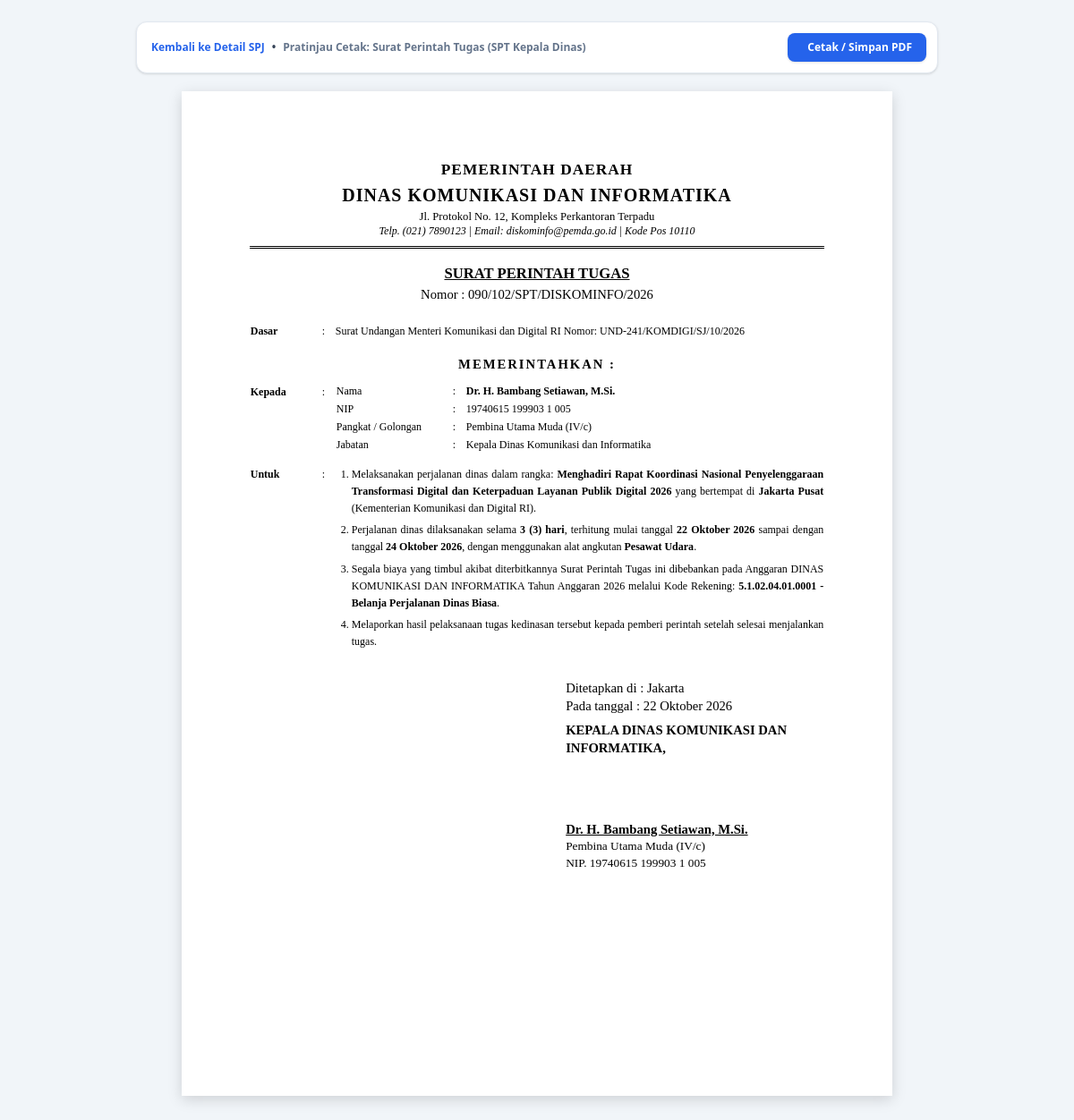
Page /spj/1/cetak/spt (signed in) on the earlier database version.
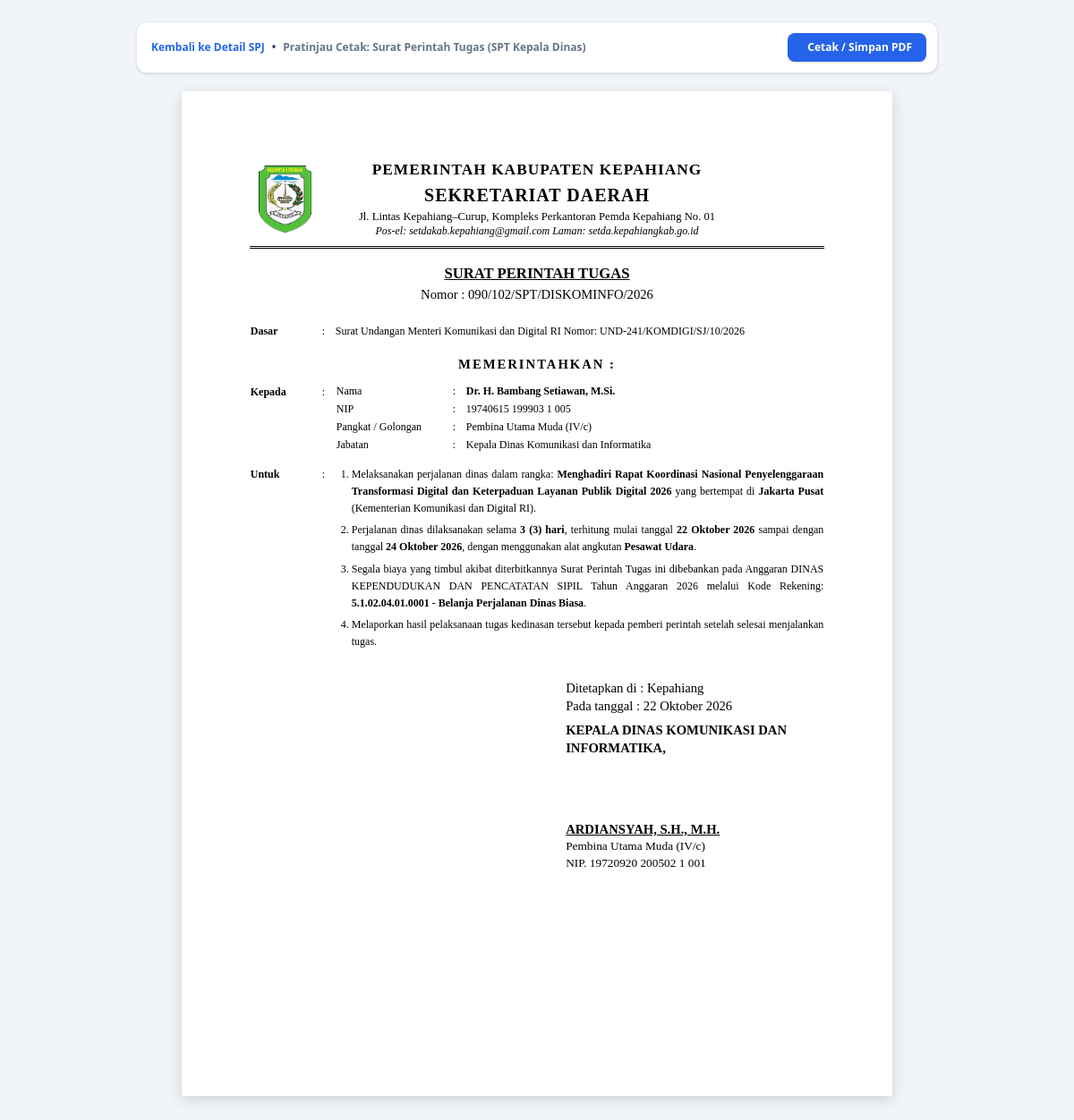
Same page on the later database version.
### tables this page shows
CREATE TABLE settings (
        key TEXT PRIMARY KEY,
        value TEXT NOT NULL
    );

CREATE TABLE spj (
        id INTEGER PRIMARY KEY AUTOINCREMENT,
        nomor_spt TEXT,
        nomor_sppd TEXT,
        jenis_spt TEXT DEFAULT 'staf', -- 'kadis' or 'staf'
        tujuan TEXT NOT NULL,
        instansi_tujuan TEXT,
        maksud TEXT NOT NULL,
        dasar_hukum TEXT,
        tanggal_berangkat DATE NOT NULL,
        tanggal_pulang DATE NOT NULL,
        lama_hari INTEGER DEFAULT 1,
        tempat_berangkat TEXT DEFAULT 'Tempat Kedudukan',
        angkutan TEXT DEFAULT 'Pesawat Udara',
        mata_anggaran TEXT DEFAULT '5.1.02.04.01.0001 (Belanja Perjalanan Dinas Biasa)',
        status TEXT DEFAULT 'Draft', -- 'Draft', 'Disetujui', 'Selesai'
        created_at TIMESTAMP DEFAULT CURRENT_TIMESTAMP,
        updated_at TIMESTAMP DEFAULT CURRENT_TIMESTAMP
    );

CREATE TABLE spj_peserta (
        id INTEGER PRIMARY KEY AUTOINCREMENT,
        spj_id INTEGER NOT NULL,
        nama TEXT NOT NULL,
        nip TEXT,
        pangkat_golongan TEXT,
        jabatan TEXT,
        urutan INTEGER DEFAULT 1,
        FOREIGN KEY (spj_id) REFERENCES spj (id) ON DELETE CASCADE
    );

### app.py (the view)
@app.route('/spj/<int:spj_id>/cetak/spt')
@login_required
def cetak_spt(spj_id):
    conn = get_db()
    spj = conn.execute('SELECT * FROM spj WHERE id = ?', (spj_id,)).fetchone()
    peserta = conn.execute('SELECT * FROM spj_peserta WHERE spj_id = ? ORDER BY urutan ASC', (spj_id,)).fetchall()
    conn.close()
    s = get_settings()
    return render_template('print/spt_print.html', spj=spj, peserta=peserta, s=s)

### app.py (called while the page is built, shortened)
def get_kop(s, jenis_spt='staf'):
    if jenis_spt == 'kadis':
        return {
            'logo': s.get('kop_kadis_logo', ''),
            'instansi_induk': s.get('kop_kadis_instansi_induk') or s.get('instansi_nama_induk', 'PEMERINTAH DAERAH'),
            'instansi_nama': s.get('kop_kadis_instansi_nama') or s.get('instansi_nama', 'DINAS KOMUNIKASI DAN INFORMATIKA'),
            'alamat': s.get('kop_kadis_alamat') or s.get('instansi_alamat', ''),
            'kontak': s.get('kop_kadis_kontak') or s.get('instansi_kontak', ''),
            'kota': s.get('kop_kadis_kota') or s.get('instansi_kota', '')
        }

@app.context_processor
def inject_pegawai_list():
    return dict(pegawai_list=get_pegawai_list())

def login_required(f):
    @wraps(f)
    def decorated_function(*args, **kwargs):
        if 'user_id' not in session:
            flash('Silakan masuk (login) terlebih dahulu untuk mengakses sistem.', 'warning')
            return redirect(url_for('login', next=request.url))
        return f(*args, **kwargs)
    return decorated_function

### database.py (called while the page is built)
def get_db():
    conn = sqlite3.connect(DB_PATH)
    conn.row_factory = sqlite3.Row
    return conn

def get_pegawai_list():
    conn = get_db()
    rows = conn.execute('SELECT * FROM pegawai ORDER BY id ASC').fetchall()
    conn.close()
    return rows

def get_settings():
    conn = get_db()
    rows = conn.execute('SELECT key, value FROM settings').fetchall()
    conn.close()
    return {r['key']: r['value'] for r in rows}

### helpers.py (called while the page is built)
def format_tanggal(val):
    if not val:
        return "-"
    try:
        if isinstance(val, str):
            dt = datetime.datetime.strptime(val.strip(), "%Y-%m-%d")
        else:
            dt = val
        return f"{dt.day} {BULAN_INDONESIA.get(dt.month, '')} {dt.year}"
    except Exception:
        return str(val)

### templates/print/spt_print.html (shortened to what this page needs)
<!DOCTYPE html>
<html lang="id">
<head>
    <link rel="stylesheet" href="{{ url_for('static', filename='css/print.css') }}">
    <script src="https://cdn.tailwindcss.com"></script>
</head>
<body class="bg-slate-100 py-6">
    <div class="no-print max-w-4xl mx-auto mb-4 flex items-center justify-between bg-white p-3 rounded-xl shadow border border-slate-200">
        <div class="flex items-center gap-2 text-xs font-semibold text-slate-700">
            <a href="{{ url_for('spj_detail', spj_id=spj.id) }}" class="text-blue-600 hover:underline flex items-center gap-1">
                 Kembali ke Detail SPJ
            </a>
            <span>•</span>
            <span class="text-slate-500">Pratinjau Cetak: Surat Perintah Tugas (SPT {% if spj.jenis_spt == 'kadis' %}Kepala Dinas{% else %}Staf{% endif %})</span>
        </div>
        <div class="flex items-center gap-2">
            <button onclick="window.print()" class="px-4 py-2 bg-blue-600 hover:bg-blue-700 text-white rounded-lg text-xs font-bold shadow flex items-center gap-1.5">
                <span>Cetak / Simpan PDF</span>
            </button>
        </div>
    </div>
    <div class="printable-sheet naskah-dinas">
        {% include 'print/_kop_surat.html' %}
        <div class="judul-dokumen">SURAT PERINTAH TUGAS</div>
        <div class="nomor-dokumen">Nomor : {{ spj.nomor_spt }}</div>
        <table class="w-full mb-4 text-xs" style="line-height: 1.6;">
            <tr>
                <td style="width: 80px; vertical-align: top; font-weight: bold;">Dasar</td>
                <td style="width: 15px; vertical-align: top;">:</td>
                <td style="vertical-align: top; text-align: justify;">
                    {{ spj.dasar_hukum or (s.template_spt_kadis if spj.jenis_spt == 'kadis' else s.template_spt_staf) }}
                </td>
            </tr>
        </table>
        <div style="text-align: center; font-weight: bold; margin: 15px 0 10px 0; letter-spacing: 2px;">
            MEMERINTAHKAN :
        </div>
        <table class="w-full text-xs" style="line-height: 1.5; margin-bottom: 12px;">
            <tr>
                <td style="width: 80px; vertical-align: top; font-weight: bold;">Kepada</td>
                <td style="width: 15px; vertical-align: top;">:</td>
                <td style="vertical-align: top;">
                    {% if spj.jenis_spt == 'kadis' %}
                        <table style="width: 100%; border-collapse: collapse; margin-top: -2px;">
                            <tr>
                                <td style="width: 130px; font-weight: 500;">Nama</td>
                                <td style="width: 15px;">:</td>
                                <td style="font-weight: bold;">{{ peserta[0].nama if peserta else s.pejabat_kadis_nama }}</td>
                            </tr>
                            <tr>
                                <td>NIP</td>
                                <td>:</td>
                                <td>{{ peserta[0].nip if peserta else s.pejabat_kadis_nip }}</td>
                            </tr>
                            <tr>
                                <td>Pangkat / Golongan</td>
                                <td>:</td>
                                <td>{{ peserta[0].pangkat_golongan if peserta else s.pejabat_kadis_pangkat }}</td>
                            </tr>
                            <tr>
                                <td>Jabatan</td>
                                <td>:</td>
                                <td>{{ peserta[0].jabatan if peserta else s.pejabat_kadis_jabatan }}</td>
                            </tr>
                        </table>
                    {% endif %}
                </td>
            </tr>
        </table>
        <table class="w-full text-xs" style="line-height: 1.6; margin-top: 8px;">
            <tr>
                <td style="width: 80px; vertical-align: top; font-weight: bold;">Untuk</td>
                <td style="width: 15px; vertical-align: top;">:</td>
                <td style="vertical-align: top; text-align: justify;">
                    <ol style="margin: 0; padding-left: 18px; list-style-type: decimal;">
                        <li style="margin-bottom: 5px;">
                            Melaksanakan perjalanan dinas dalam rangka: <strong>{{ spj.maksud }}</strong> yang bertempat di <strong>{{ spj.tujuan }}</strong>{% if spj.instansi_tujuan %} ({{ spj.instansi_tujuan }}){% endif %}.
                        </li>
                        <li style="margin-bottom: 5px;">
                            Perjalanan dinas dilaksanakan selama <strong>{{ spj.lama_hari }} ({{ spj.lama_hari }}) hari</strong>, terhitung mulai tanggal <strong>{{ format_tanggal(spj.tanggal_berangkat) }}</strong> sampai dengan tanggal <strong>{{ format_tanggal(spj.tanggal_pulang) }}</strong>, dengan menggunakan alat angkutan <strong>{{ spj.angkutan }}</strong>.
                        </li>
                        <li style="margin-bottom: 5px;">
                            Segala biaya yang timbul akibat diterbitkannya Surat Perintah Tugas ini dibebankan pada Anggaran {{ s.instansi_nama }} Tahun Anggaran 2026 melalui Kode Rekening: <strong>{{ spj.mata_anggaran }}</strong>.
                        </li>
                        <li>
                            Melaporkan hasil pelaksanaan tugas kedinasan tersebut kepada pemberi perintah setelah selesai menjalankan tugas.
                        </li>
                    </ol>
                </td>
            </tr>
        </table>
        <div class="ttd-box">
            <div class="ttd-kanan">
                <div>Ditetapkan di : {{ s.instansi_kota }}</div>
                <div>Pada tanggal : {{ format_tanggal(spj.tanggal_berangkat) }}</div>
                <div style="margin-top: 6px; font-weight: bold;">
                    {% if spj.jenis_spt == 'kadis' %}
                        KEPALA DINAS KOMUNIKASI DAN INFORMATIKA,
                    {% else %}
                        KEPALA DINAS KOMUNIKASI DAN INFORMATIKA,
                    {% endif %}
                </div>
                <div class="ttd-space"></div>
                <div class="ttd-nama">{{ s.pejabat_kadis_nama }}</div>
                <div class="ttd-nip">{{ s.pejabat_kadis_pangkat }}</div>
                <div class="ttd-nip">NIP. {{ s.pejabat_kadis_nip }}</div>
            </div>
        </div>
    </div>
</body>
</html>

### templates/print/_kop_surat.html
{% set kop = get_kop(s, spj.jenis_spt if spj else 'staf') %}
<div class="kop-surat">
    <table class="kop-table">
        <tr>
            {% if kop.logo %}
            <td class="kop-logo-cell">
                <img src="{{ kop.logo }}" alt="Logo Instansi" class="kop-logo-img">
            </td>
            {% endif %}
            <td class="kop-text-cell">
                <div class="kop-instansi-induk">{{ kop.instansi_induk }}</div>
                <div class="kop-instansi-nama">{{ kop.instansi_nama }}</div>
                <div class="kop-alamat">{{ kop.alamat }}</div>
                <div class="kop-kontak">{{ kop.kontak }}</div>
            </td>
            {% if kop.logo %}
            <td class="kop-spacer-cell"></td>
            {% endif %}
        </tr>
    </table>
</div>

### static/css/print.css (style rules this page uses)
.naskah-dinas { font-family: 'Times New Roman', 'Tinos', serif; color: #000; line-height: 1.4; background: #fff; font-size: 11pt; }
.kop-surat { text-align: center; position: relative; padding-bottom: 8px; margin-bottom: 16px; border-bottom: 3px double #000; }
.kop-table { width: 100%; border-collapse: collapse; border: none; margin: 0; padding: 0; }
.kop-table td { border: none; padding: 0; }
.kop-logo-cell { width: 80px; vertical-align: middle; text-align: center; padding-right: 12px; }
.kop-logo-img { max-height: 75px; max-width: 75px; width: auto; height: auto; object-fit: contain; display: block; margin: 0 auto; }
.kop-text-cell { text-align: center; vertical-align: middle; padding: 0 4px; }
.kop-spacer-cell { width: 80px; }
.kop-instansi-induk { font-size: 13pt; font-weight: 700; letter-spacing: 1px; text-transform: uppercase; margin: 0; }
.kop-instansi-nama { font-size: 15pt; font-weight: 800; letter-spacing: 1px; text-transform: uppercase; margin: 2px 0; }
.kop-alamat { font-size: 9.5pt; font-weight: 400; margin: 0; line-height: 1.3; }
.kop-kontak { font-size: 9pt; font-style: italic; margin: 0; }
.judul-dokumen { text-align: center; font-weight: 700; font-size: 12.5pt; text-transform: uppercase; text-decoration: underline; margin-top: 10px; margin-bottom: 2px; }
.nomor-dokumen { text-align: center; font-size: 11pt; margin-bottom: 20px; }
.ttd-box { margin-top: 30px; width: 100%; page-break-inside: avoid; }
.ttd-kanan { float: right; width: 45%; text-align: left; }
.ttd-space { height: 70px; }
.ttd-nama { font-weight: bold; text-decoration: underline; }
.ttd-nip { font-size: 10pt; }
.printable-sheet { background: #fff; width: 210mm; min-height: 297mm; padding: 20mm; margin: 20px auto; box-shadow: 0 4px 15px rgba(0,0,0,0.15); box-sizing: border-box; }

Differences in the rows shown:
no longer on this page (row edited): settings: instansi_induk "PEMERINTAH DAERAH"
no longer on this page (row edited): settings: alamat "Jl. Protokol No. 12, Kompleks Perkantoran Terpadu"
no longer on this page (row edited): settings: kontak "Telp. (021) 7890123 | Email: diskominfo@pemda.go.id | Kode Pos 10110"
added settings: logo (picture)
added settings: instansi_induk "PEMERINTAH KABUPATEN KEPAHIANG"
added settings: instansi_nama "SEKRETARIAT DAERAH"
added settings: alamat "Jl. Lintas Kepahiang–Curup, Kompleks Perkantoran Pemda Kepahiang No. 01"
added settings: kontak "Pos-el: setdakab.kepahiang@gmail.com Laman: setda.kepahiangkab.go.id"
changed settings: instansi_nama "DINAS KOMUNIKASI DAN INFORMATIKA" → "DINAS KEPENDUDUKAN DAN PENCATATAN SIPIL"
changed settings: instansi_kota "Jakarta" → "Kepahiang"
changed settings: pejabat_kadis_nama "Dr. H. Bambang Setiawan, M.Si." → "ARDIANSYAH, S.H., M.H."
changed settings (number 10 of 10 on the later page): pejabat_kadis_nip "19740615 199903 1 005" → "19720920 200502 1 001"
Other differences:
{{ kop.instansi_nama }}: "DINAS KOMUNIKASI DAN INFORMATIKA" → "SEKRETARIAT DAERAH"
